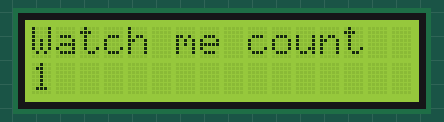
Recording of a sketch running on a simulated Arduino Uno, built with avr-gcc and run on an emulated ATmega328P. Parts: 16×2 character LCD.

Above: at 0.1 s.
At 1.1 s:
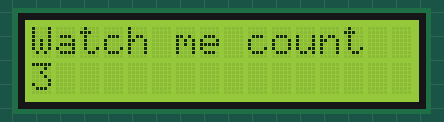
At 1.6 s:
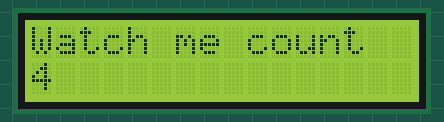
At 2.6 s:
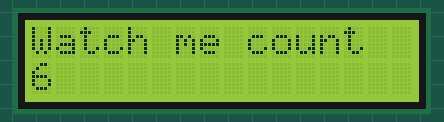
At 4.1 s:
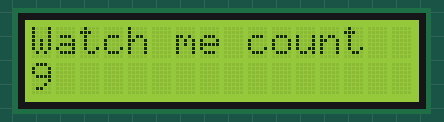
At 5.6 s:
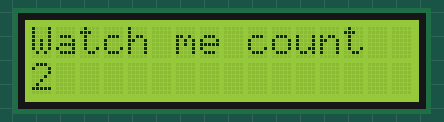

The sketch:

LCD_Counter.ino
```cpp
#include <LiquidCrystal.h>
const int rs = 7;
const int en = 8;
const int d4 = 9;
const int d5 = 10;
const int d6 = 11;
const int d7 = 12;

LiquidCrystal lcd(rs, en, d4, d5, d6, d7);

void setup() {
  lcd.begin(16, 2);
}

void loop() {
  lcd.setCursor(0, 0);
  lcd.print("Watch me count");
  lcd.setCursor(0, 1);

  for(int i = 1; i <= 10; i++) {
    lcd.setCursor(0,1);
    lcd.print(i);
    delay(500);
  }

  lcd.clear();
}
```

Measured:
- by itself, everything shown: repeats every 5.0 s, in 11 steps
- what the display in image 1 shows lasts 0.5 s, from 1.1 s to 1.6 s
